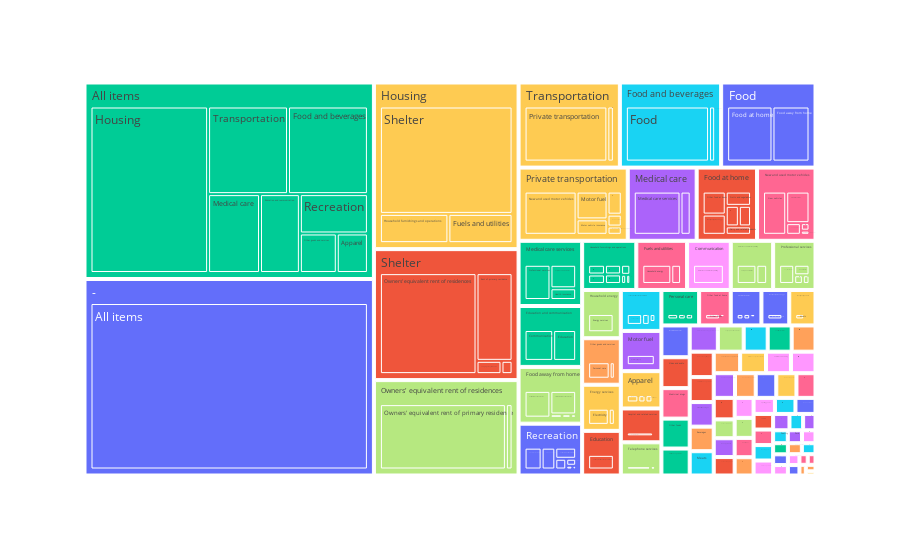
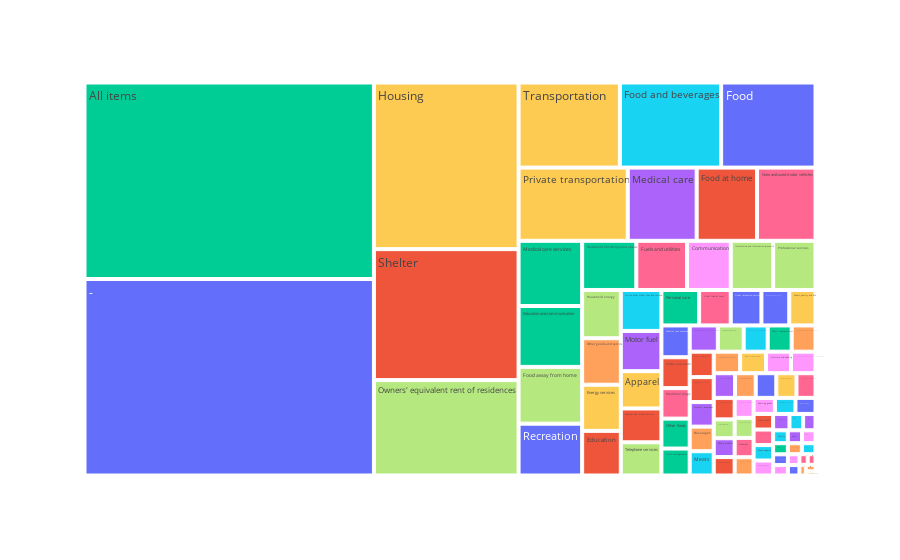

Write notebook code for charts like these, in order.
### Code cell
fig3 = px.treemap(df, path=['Parent', 'Item and Group'], values='Weight', color='Parent')
fig3.show()

fig3 = px.treemap(df, path=['Parent', 'Item and Group'], values='Weight', color='Parent', maxdepth=1)
fig3.show()

### Figure 1 — Plotly figure (JSON) as saved in the notebook; plotly's stock layout.template omitted (floating-point values rounded to 4 significant figures; data arrays with more than 128 entries replaced by an {"elided": "..."} marker saying what was removed)
{"data": [{"branchvalues": "total", "customdata": {"elided": "386x1 str values"}, "domain": {"x": [0, 1], "y": [0, 1]}, "hovertemplate": "labels=%{label}<br>Weight=%{value}<br>parent=%{parent}<br>id=%{id}<br>Parent=%{customdata[0]}<extra></extra>", "ids": {"elided": "386 str values"}, "labels": {"elided": "386 str values"}, "marker": {"colors": {"elided": "386 str values"}}, "name": "", "parents": {"elided": "386 str values"}, "type": "treemap", "values": {"elided": "386 float values"}}], "layout": {"legend": {"tracegroupgap": 0}, "margin": {"t": 60}}}

### Figure 2 — Plotly figure (JSON) as saved in the notebook; plotly's stock layout.template omitted (floating-point values rounded to 4 significant figures; data arrays with more than 128 entries replaced by an {"elided": "..."} marker saying what was removed)
{"data": [{"branchvalues": "total", "customdata": {"elided": "386x1 str values"}, "domain": {"x": [0, 1], "y": [0, 1]}, "hovertemplate": "labels=%{label}<br>Weight=%{value}<br>parent=%{parent}<br>id=%{id}<br>Parent=%{customdata[0]}<extra></extra>", "ids": {"elided": "386 str values"}, "labels": {"elided": "386 str values"}, "marker": {"colors": {"elided": "386 str values"}}, "maxdepth": 1, "name": "", "parents": {"elided": "386 str values"}, "type": "treemap", "values": {"elided": "386 float values"}}], "layout": {"legend": {"tracegroupgap": 0}, "margin": {"t": 60}}}
